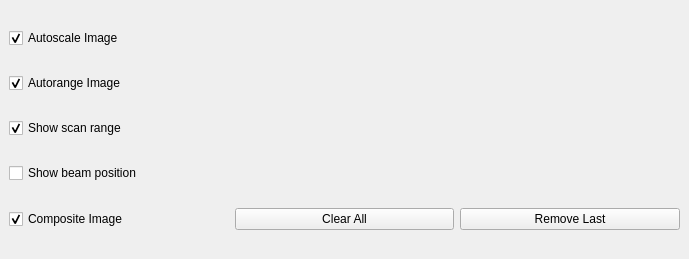
      <widget class="QWidget" name="tab_7">
       <attribute name="title">
        <string>Display</string>
       </attribute>
       <widget class="QWidget" name="gridLayoutWidget_2">
        <property name="geometry">
         <rect>
          <x>9</x>
          <y>9</y>
          <width>671</width>
          <height>241</height>
         </rect>
        </property>
        <layout class="QGridLayout" name="gridLayout_7">
         <item row="1" column="0">
          <layout class="QHBoxLayout" name="horizontalLayout_11"/>
         </item>
         <item row="6" column="0">
          <widget class="QCheckBox" name="showBeamPosition">
           <property name="text">
            <string>Show beam position</string>
           </property>
           <property name="checked">
            <bool>false</bool>
           </property>
          </widget>
         </item>
         <item row="4" column="0">
          <widget class="QCheckBox" name="autorangeCheckbox">
           <property name="text">
            <string>Autorange Image</string>
           </property>
           <property name="checked">
            <bool>true</bool>
           </property>
          </widget>
         </item>
         <item row="5" column="0">
          <widget class="QCheckBox" name="showRangeFinder">
           <property name="text">
            <string>Show scan range</string>
           </property>
           <property name="checked">
            <bool>true</bool>
           </property>
          </widget>
         </item>
         <item row="0" column="0">
          <layout class="QVBoxLayout" name="verticalLayout"/>
         </item>
         <item row="2" column="0">
          <layout class="QVBoxLayout" name="verticalLayout_2"/>
         </item>
         <item row="8" column="0">
          <layout class="QHBoxLayout" name="horizontalLayout_4">
           <item>
            <widget class="QCheckBox" name="compositeImageCheckbox">
             <property name="text">
              <string>Composite Image</string>
             </property>
             <property name="checked">
              <bool>true</bool>
             </property>
            </widget>
           </item>
           <item>
            <widget class="QPushButton" name="clearImageButton">
             <property name="text">
              <string>Clear All</string>
             </property>
            </widget>
           </item>
           <item>
            <widget class="QPushButton" name="removeLastImageButton">
             <property name="text">
              <string>Remove Last</string>
             </property>
            </widget>
           </item>
          </layout>
         </item>
         <item row="3" column="0">
          <widget class="QCheckBox" name="autoscaleCheckbox">
           <property name="text">
            <string>Autoscale Image</string>
           </property>
           <property name="checked">
            <bool>true</bool>
           </property>
          </widget>
         </item>
        </layout>
       </widget>
      </widget>
